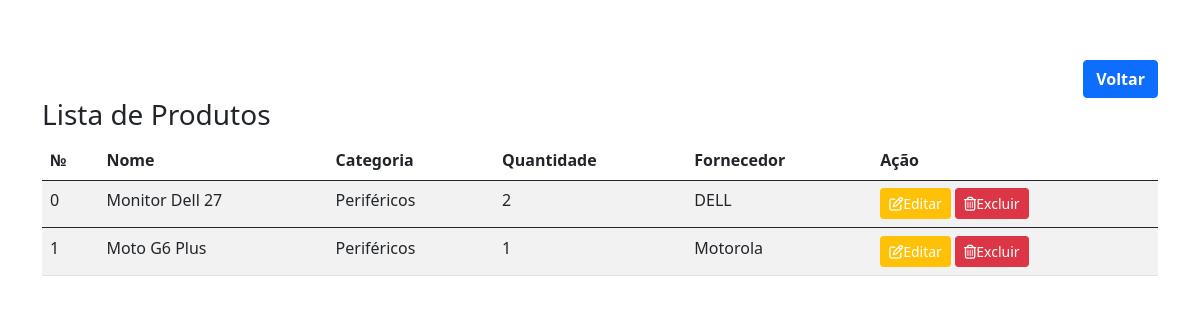
The app's page /listar.php with its own data.
### tables this page shows
CREATE TABLE `estoque` (
  `id_estoque` int(11) NOT NULL,
  `numeroproduto` int(11) NOT NULL,
  `nomeproduto` varchar(200) NOT NULL,
  `categoria` varchar(100) NOT NULL,
  `quantidade` int(11) NOT NULL,
  `fornecedor` varchar(100) NOT NULL
);

### listar.php (the view, shortened to what this page needs)
<!DOCTYPE html>
<html lang="pt-br">
  <head>
    <link href="https://cdn.jsdelivr.net/npm/bootstrap@5.0.0-beta1/dist/css/bootstrap.min.css" rel="stylesheet">
    <link rel="stylesheet" href="css/estilizar.css">
  </head>
  <body>
    <div class="container lisProd">
      <div class="list-back">
        <a href="menu.php" id="bt-back" role="button" class="btn bt btn-primary">Voltar</a>
      </div>
      <h3>Lista de Produtos</h3>
          <table class="table table-striped table-hover">
              <thead>
                <tr>
                  <th scope="col">№</th>
                  <th scope="col">Nome</th>
                  <th scope="col">Categoria</th>
                  <th scope="col">Quantidade</th>
                  <th scope="col">Fornecedor</th>
                  <th scope="col">Ação</th>
                </tr>
              </thead>
                <tr>
                  <?php
                  include 'conexao.php';
                  $sql = "SELECT * FROM `estoque`";
                  $busca = mysqli_query($conexao, $sql);
                  while ($array = mysqli_fetch_array($busca)) {
                    $id_estoque = $array['id_estoque'];
                    $numeroproduto = $array['numeroproduto'];
                    $nomeproduto = $array['nomeproduto'];
                    $categoria = $array['categoria'];
                    $quantidade = $array['quantidade'];
                    $fornecedor = $array['fornecedor'];
                  ?>
                <tbody>
                <tr>
                  <td><?php echo $numeroproduto ?></td>
                  <td><?php echo $nomeproduto ?></td>
                  <td><?php echo $categoria ?></td>
                  <td><?php echo $quantidade ?></td>
                  <td><?php echo $fornecedor ?></td>
                  <td>
                    <a class="btn btn-warning btn-sm btedit" href="editarprod.php?id=<?php echo $id_estoque ?>" role="button"><i class="far fa-edit"></i>Editar</a>
                    <a class="btn btn-danger btn-sm btedit" href="deleteprod.php?id=<?php echo $id_estoque ?>" role="button"><i class="far fa-trash-alt"></i>Excluir</a>
                  </td>
                </tr>
                </tbody>
                  <?php
                  }
                   ?>
                </tr>
          </table>
    </div>
  </body>
</html>

### css/estilizar.css (style rules this page uses)
.container { margin-top: 40px; }
.bt { margin-top: 20px; font-weight: bold; }
#bt-back { color: #FFF; font-weight: bold; }
.list-back { text-align: right; }
.lisProd { margin-top: 40px; }
.btedit { color: #FFF; }

### records on screen
estoque: numeroproduto "0", nomeproduto "Monitor Dell 27", categoria "Periféricos", quantidade "2", fornecedor "DELL"
estoque: numeroproduto "1", nomeproduto "Moto G6 Plus", categoria "Periféricos", quantidade "1", fornecedor "Motorola"
